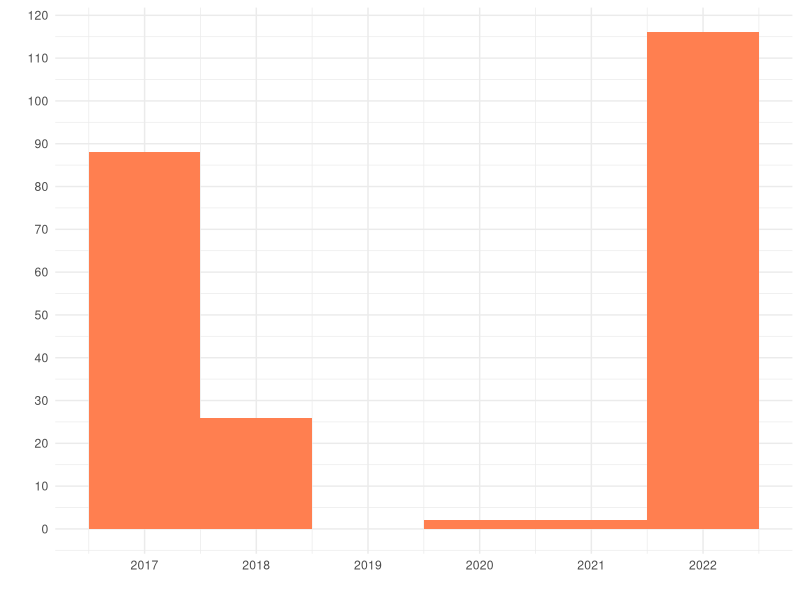
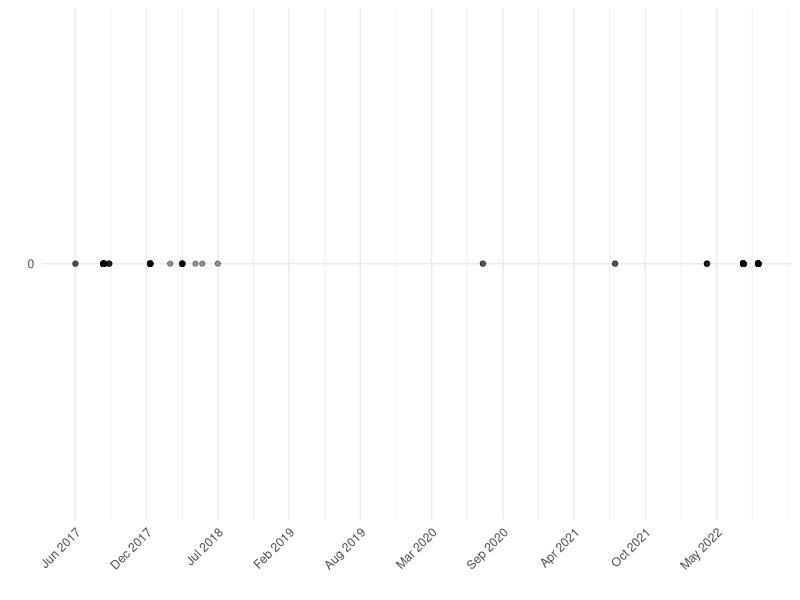
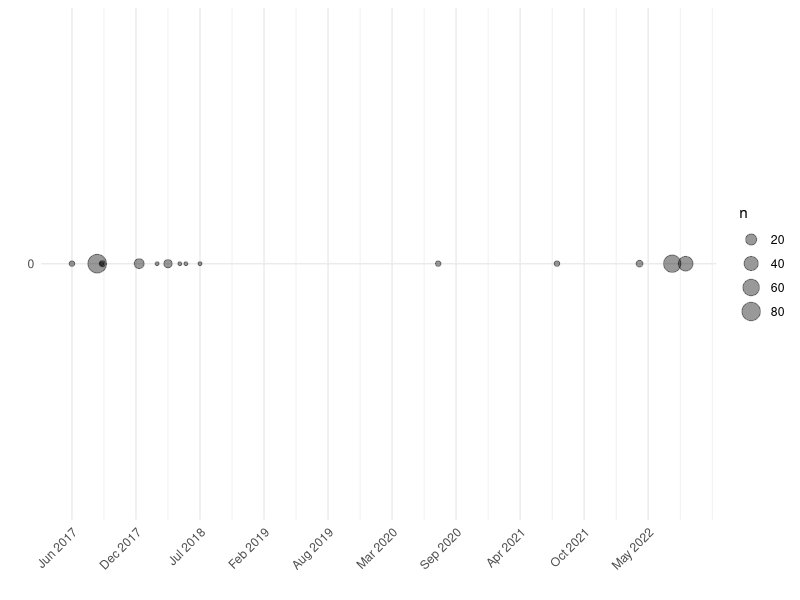

These charts were generated, in order, by the following R code:
library(tidyverse)

tb_fs <- read_csv("merged_dataset.csv")

prk <- tb_fs %>% 
  filter(Programme == "PRK")

prk %>% 
  mutate(year = year(Leba_publication_date)) %>% 
  ggplot(aes(x = year)) +
  geom_bar(stat = "count",
           position = "stack",
           fill = "coral",
           width = 1) +
  theme_minimal() +
  scale_x_continuous(breaks = seq(2017,2022,1))+
  xlab("")+
  ylab("")+
  scale_y_continuous(breaks = seq(0,120,10))


mockup_person <- prk |> filter(Leba_numtitle == "2017/1509 (OJ L224)")

prk %>% 
  mutate(year = year(Leba_publication_date)) %>% 
  filter(year == 2016)

prk %>% 
  mutate(year = year(Leba_publication_date)) %>% 
  filter(year == 2017) %>% 
  count()

prk %>% 
  ggplot(aes(x = Leba_publication_date, y = 0)) +
  geom_point(alpha = 0.4)+
  theme_minimal() +
  scale_y_continuous(breaks = seq(0,1,1))+
  scale_x_date(date_labels = "%b %Y", 
               breaks = seq(min(prk$Leba_publication_date),
                          max(prk$Leba_publication_date), 200)) +
  xlab("")+
  ylab("")+
  theme(axis.text.x = element_text(angle = 45, hjust = 1))

prk %>% 
  group_by(Leba_publication_date) %>% 
  count() %>% 
  ggplot(aes(x = Leba_publication_date, y = 0, size = n)) +
  geom_point(alpha = 0.4)+
  theme_minimal() +
  scale_y_continuous(breaks = seq(0,1,1))+
  scale_x_date(date_labels = "%b %Y", 
               breaks = seq(min(prk$Leba_publication_date),
                            max(prk$Leba_publication_date), 200)) +
  xlab("")+
  ylab("")+
  theme(axis.text.x = element_text(angle = 45, hjust = 1))



# library(zoo)
# 
# prk %>% 
#   mutate(month = as.yearmon(Leba_publication_date, "%m/%Y")) %>% 
#   ggplot(aes(x = month)) +
#   geom_bar(stat = "count",
#            fill = "coral",
#            width = 0.3,
#            alpha = 0.5) +
#   theme_minimal() +
#   scale_x_continuous(breaks = seq(2017,2022,1))+
#   xlab("")+
#   ylab("")+
#   scale_y_continuous(breaks = seq(0,120,10))



################### PRK one company

entities_prk <- tb_fs %>% filter(Programme == "PRK" & Subject_type == "E")
write.csv(entities_prk, "entities_prk.csv")
